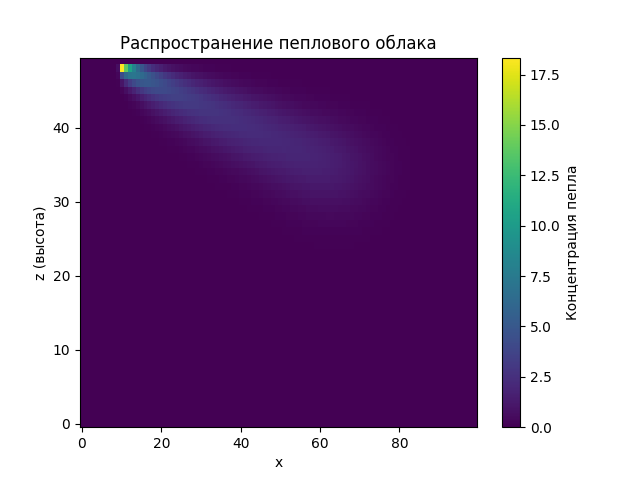

Reproduce this figure in Python.
import numpy as np
import matplotlib.pyplot as plt

# Параметры сетки
Nx, Nz = 100, 50
dx, dz = 1.0, 1.0
dt = 0.1
steps = 300

# Физические параметры
u = 2.0       # скорость ветра (по x)
vs = 0.5      # скорость осаждения
K = 0.1       # диффузия

# Поле концентрации
C = np.zeros((Nx, Nz))

# Источник (вулкан)
source_x = 10
source_z = Nz - 2

def add_source(C):
    C[source_x, source_z] += 5.0

# Основной цикл
for t in range(steps):
    C_new = C.copy()

    for i in range(1, Nx-1):
        for k in range(1, Nz-1):

            # Перенос (upwind)
            adv_x = -u * (C[i, k] - C[i-1, k]) / dx
            adv_z = vs * (C[i, k+1] - C[i, k]) / dz

            # Диффузия
            diff = K * (
                (C[i+1, k] - 2*C[i, k] + C[i-1, k]) / dx**2 +
                (C[i, k+1] - 2*C[i, k] + C[i, k-1]) / dz**2
            )

            C_new[i, k] = C[i, k] + dt * (adv_x + adv_z + diff)

    # Осаждение на землю
    C_new[:, 0] = 0

    # Добавляем источник
    add_source(C_new)

    C = C_new

# Визуализация
plt.imshow(C.T, origin='lower', aspect='auto')
plt.colorbar(label="Концентрация пепла")
plt.xlabel("x")
plt.ylabel("z (высота)")
plt.title("Распространение пеплового облака")
plt.savefig("kod.png")
